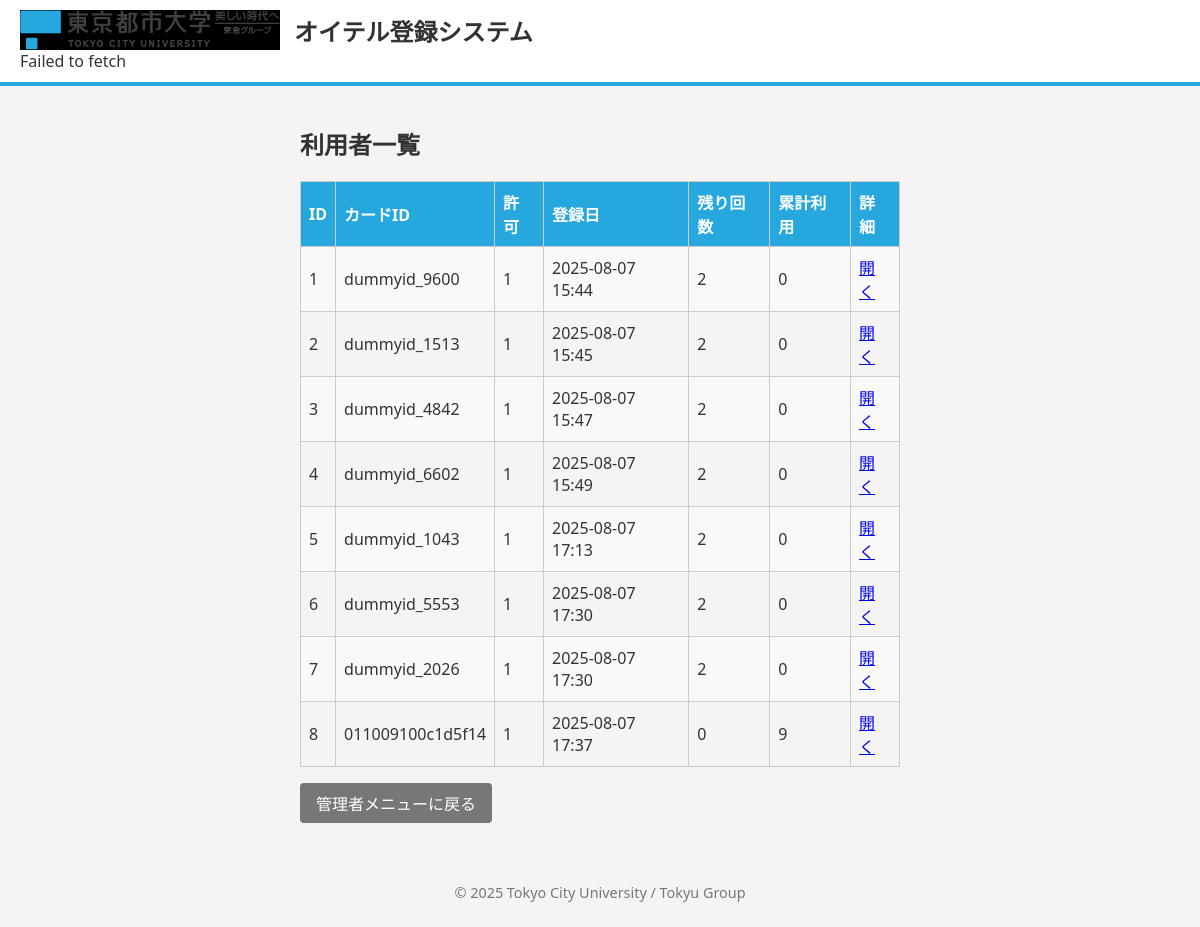
The page /admin/users (signed in) on the database its author committed.
### tables this page shows
CREATE TABLE users (
                    id INTEGER PRIMARY KEY AUTOINCREMENT,
                    card_id TEXT UNIQUE NOT NULL,
                    allow INTEGER DEFAULT 1,
                    entry TEXT,
                    stock INTEGER DEFAULT 2,
                    today INTEGER DEFAULT 0,
                    total INTEGER DEFAULT 0,
                    last1 TEXT, last2 TEXT, last3 TEXT, last4 TEXT, last5 TEXT,
                    last6 TEXT, last7 TEXT, last8 TEXT, last9 TEXT, last10 TEXT
                );

### app.py (the view)
@app.route("/admin/users")
def admin_users():
    if not session.get("admin_logged_in"):
        return redirect(url_for("admin_login"))
    db = get_db()
    users = db.execute("SELECT * FROM users").fetchall()
    return render_template("admin_users.html", users=users)

### app.py (called while the page is built)
def get_db():
    db = getattr(g, '_database', None)
    if db is None:
        db = g._database = sqlite3.connect(DB_PATH)
        db.row_factory = sqlite3.Row
    return db

@app.teardown_appcontext
def close_connection(exception):
    db = getattr(g, '_database', None)
    if db is not None:
        db.close()

### templates/admin_users.html
{% extends "base.html" %}
{% block content %}
<div class="admin-section">
  <h2>利用者一覧</h2>
  <table class="data-table">
    <tr>
      <th>ID</th><th>カードID</th><th>許可</th><th>登録日</th><th>残り回数</th><th>累計利用</th><th>詳細</th>
    </tr>
    {% for u in users %}
    <tr>
      <td>{{ u[0] }}</td>
      <td>{{ u[1] }}</td>
      <td>{{ u[2] }}</td>
      <td>{{ u[3] }}</td>
      <td>{{ u[4] }}</td>
      <td>{{ u[6] }}</td>
      <td><a href="{{ url_for('admin_user_detail', uid=u[0]) }}">開く</a></td>
    </tr>
    {% endfor %}
  </table>
  <p><a href="{{ url_for('admin_dashboard') }}" class="btn btn-secondary">管理者メニューに戻る</a></p>
</div>
{% endblock %}

### templates/base.html (shortened to what this page needs)
<!DOCTYPE html>
<html lang="ja">
<head>
  <link rel="stylesheet" href="{{ url_for('static', filename='css/style20250506.css') }}">
</head>
<body>
  <header>
    <img src="{{ url_for('static', filename='img/logo20250506.png') }}" alt="東京都市大学 美しい時代へ 東急グループ">
    <h1>オイテル登録システム</h1>
    <div id="reader-status">
        <span id="reader-text"></span>
    </div>
  </header>
  <main>
    {% block content %}{% endblock %}
  </main>
  <footer>
    <p>© 2025 Tokyo City University / Tokyu Group</p>
  </footer>
</body>
</html>

### static/css/style20250506.css (style rules this page uses)
body { font-family: "Yu Gothic UI", "Segoe UI", "Helvetica Neue", sans-serif; background-color: #f4f4f4; margin: 0; padding: 0; color: #333; }
header { background-color: #ffffff; border-bottom: 4px solid #26A8DF; padding: 10px 20px; text-align: left; }
header img { vertical-align: middle; height: 40px; }
header h1 { display: inline-block; vertical-align: middle; margin: 0 0 0 10px; font-size: 1.5em; color: #333; }
main { padding: 20px; }
footer { text-align: center; padding: 10px; font-size: 0.9em; color: #777; }
.admin-login, .admin-section { max-width: 600px; margin: 0 auto; }
.data-table { width: 100%; border-collapse: collapse; margin-bottom: 15px; }
.data-table th, .data-table td { border: 1px solid #ccc; padding: 8px; text-align: left; }
.data-table th { background-color: #26A8DF; color: #fff; }
.data-table tr:nth-child(even) td { background-color: #f9f9f9; }
.btn { display: inline-block; padding: 8px 16px; font-size: 1em; text-decoration: none; color: #fff; background-color: #26A8DF; border: none; border-radius: 4px; cursor: pointer; }
.btn-secondary { background-color: #777; }

### rows shown on the page
users: id "1", card "dummyid_9600", allow "1", entry "2025-08-07 15:44", stock "2", total "0"
users: id "2", card "dummyid_1513", allow "1", entry "2025-08-07 15:45", stock "2", total "0"
users: id "3", card "dummyid_4842", allow "1", entry "2025-08-07 15:47", stock "2", total "0"
users: id "4", card "dummyid_6602", allow "1", entry "2025-08-07 15:49", stock "2", total "0"
users: id "5", card "dummyid_1043", allow "1", entry "2025-08-07 17:13", stock "2", total "0"
users: id "6", card "dummyid_5553", allow "1", entry "2025-08-07 17:30", stock "2", total "0"
users: id "7", card "dummyid_2026", allow "1", entry "2025-08-07 17:30", stock "2", total "0"
users: id "8", card "011009100c1d5f14", allow "1", entry "2025-08-07 17:37", stock "0", total "9"
